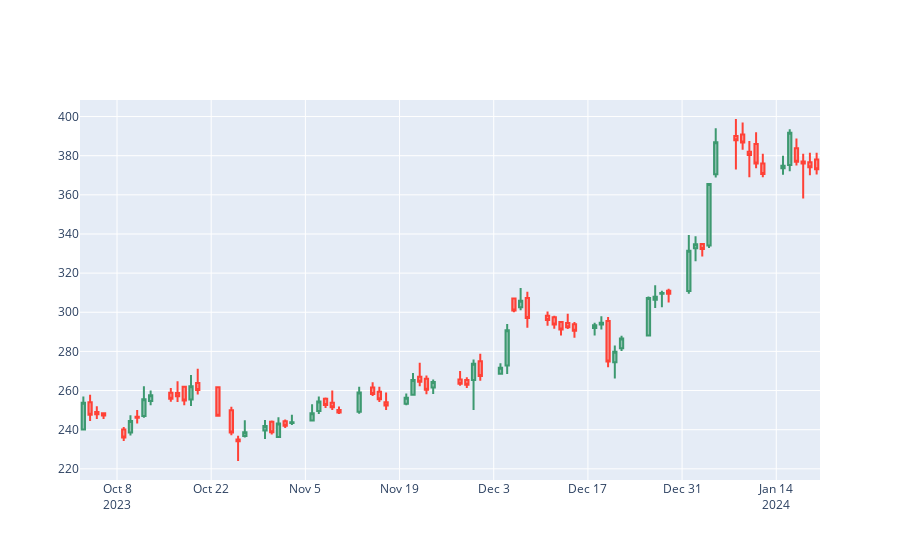

The notebook cell saved with this chart:
### Code cell
# removing rangeslider
fig.update_layout(xaxis_rangeslider_visible=False)
